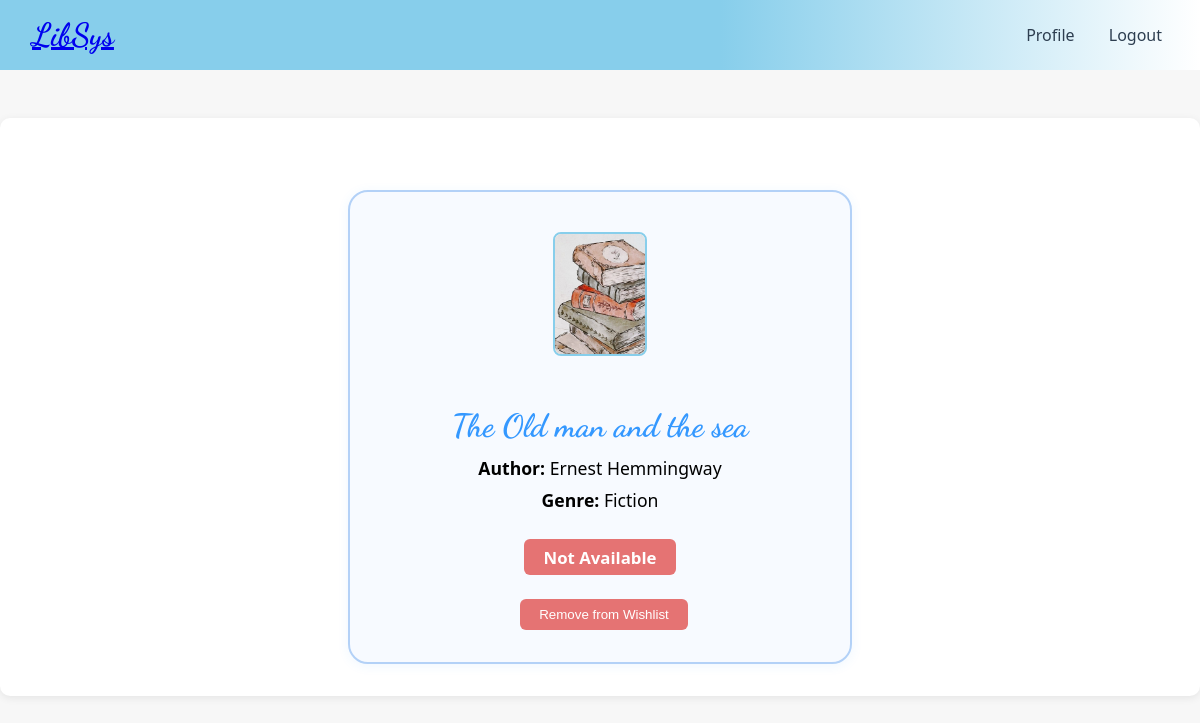
The app's page /book/1/ (signed in), older data.
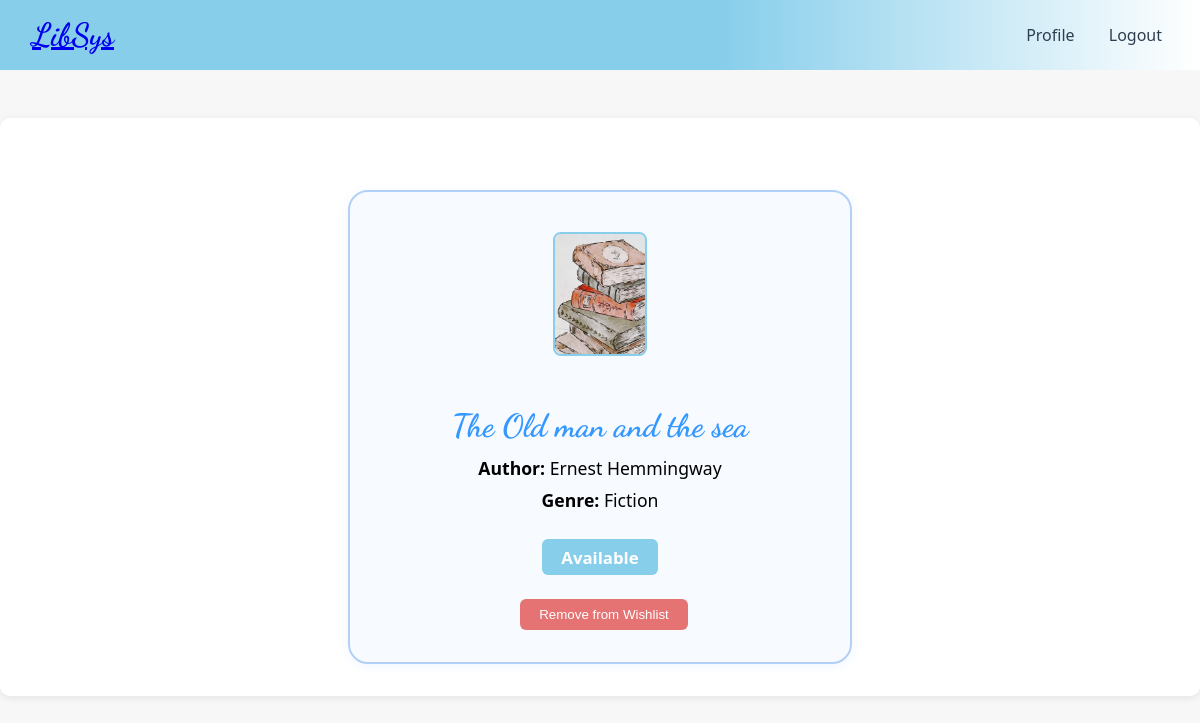
The same page, newer data.
### Home/views.py (the view, shortened to what this page needs)
# urls.py: path('book/<int:book_id>/', book_detail, name='book_detail'),
@login_required(login_url='login')
def book_detail(request, book_id):
    book = get_object_or_404(Book, pk=book_id)
    user = request.user
    in_my_books = book in user.userbooklist.all()#check book in userlist
    in_wishlist = book in user.wishlist.all()#check book in use wishlist
    is_borrowed = not book.isAvailable # check if book available or not
    is_borrowed_by_user = in_my_books #show book borrowed
    in_my_books = book in user.userbooklist.all()
    in_wishlist = book in user.wishlist.all()
    is_borrowed = not book.isAvailable
    is_borrowed_by_user = in_my_books
    return render(request, 'book_detail.html', {
        'book': book,
        'in_my_books': in_my_books,
        'in_wishlist': in_wishlist,
        'is_borrowed': is_borrowed,
        'is_borrowed_by_user': is_borrowed_by_user,
    })

### Home/templates/book_detail.html (shortened to what this page needs)
{% load static %}
<!DOCTYPE html>
<html lang="en">
<head>
  <link rel="stylesheet" href="{% static 'homestyle.css' %}" />
</head>
<body>
  <nav class="navbar">
    <div class="nav-left">
      <a href="{% url 'home' %}" class="logo">LibSys</a>
    </div>
    <div class="nav-right">
      <a href="{% url 'profile' %}">Profile</a>
      <form method="post" action="{% url 'logout' %}" style="display:inline;">
        <button type="submit" class="logout-btn">Logout</button>
      </form>
    </div>
  </nav>
  <div class="container">
    <div class="book-detail-card">
      {% if book.book_photo %}
        <img src="{{ book.book_photo.url }}" alt="{{ book.book_name }}" class="book-cover" />
      {% endif %}
      <h2>{{ book.book_name }}</h2>
      <div class="meta"><strong>Author:</strong> {{ book.book_author }}</div>
      <div class="meta"><strong>Genre:</strong> {{ book.book_genre }}</div>
      <div class="availability {% if not book.isAvailable %}not-available{% endif %}">
        {% if book.isAvailable %}Available{% else %}Not Available{% endif %}
      </div>
      <div style="margin-top: 1.5rem;">
        {% if in_wishlist %}
          <form method="post" style="display:inline; margin-left:0.5rem;">
            <button type="submit" style="background:#e57373; color:#fff; padding:0.5rem 1.2rem; border:none; border-radius:6px;">Remove from Wishlist</button>
          </form>
        {% else %}
          <form method="post" style="display:inline; margin-left:0.5rem;">
            {% csrf_token %}
            <input type="hidden" name="action" value="wishlist" />
            <button type="submit" style="background:#87ceeb; color:#fff; padding:0.5rem 1.2rem; border:none; border-radius:6px;">Add to Wishlist</button>
          </form>
        {% endif %}
      </div>
    </div>
  </div>
</body>
</html>

Row changes from the older to the newer data that the page shows:
changed Book "The Old man and the sea": isAvailable False → True (drawn)
Text that changed along with them:
text no longer shown: "Not Available"
text now shown: "Available"
